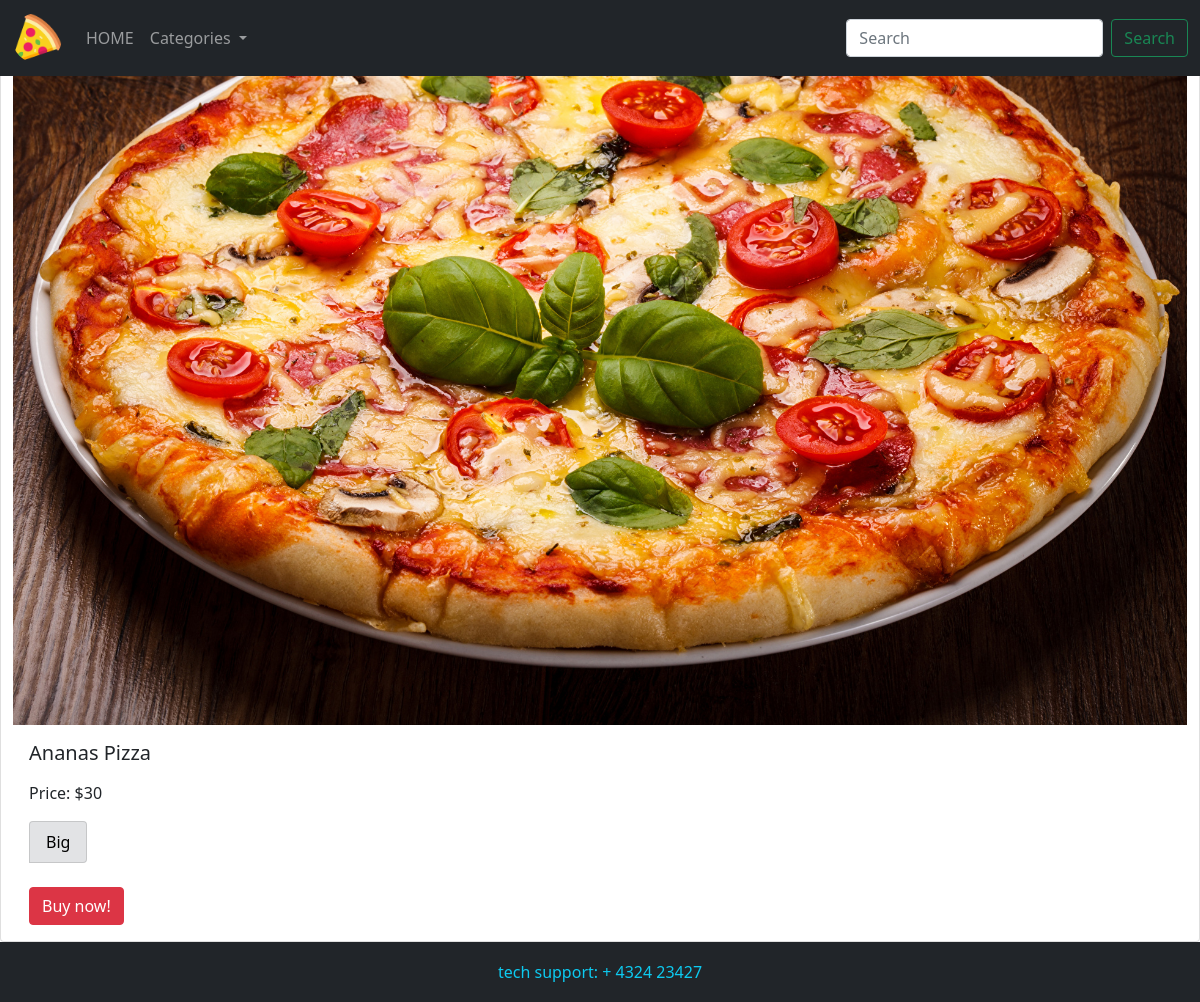
Page /products/7/ on the committed database.
### store/models.py (models this page shows, shortened)
class Product(models.Model):
    title = models.CharField(max_length=255, db_index=True)
    info = models.TextField(blank=True)
    price = models.IntegerField(default=0)
    categories = models.ManyToManyField("Category", blank=True, related_name="products")
    image = models.ImageField(upload_to="images/", default="image/default.jpg")

class Category(models.Model):
    title = models.CharField(max_length=255)
    def get_absolute_url(self):
        return reverse("category_detail_url", kwargs={"pk": self.pk})

### store/views.py (the view)
# urls.py: path('products/<int:pk>/', ProductDetailView.as_view(), name="product_detail_url"),
class ProductDetailView(DetailView, CategoryMixin):
    model = Product

### store/utils.py (called while the page is built)
    def get_context_data(self, **kwargs):
        context = super().get_context_data(**kwargs)
        context['category_list'] = Category.objects.all()
        return context

### store/templates/store/product_detail.html (shortened to what this page needs)
{% extends "store/index.html" %}
{% block content %}
<div class="card">
    <img src="{{ product.image.url}}" class="card-img-top" alt="Pizza">
    <div class="card-body">
        <h5 class="card-title">{{ product.title }}</h5>
        <p class="card-text">Price: ${{ product.price }}</p>
        <ul class="list-group list-group-horizontal">
            {% for category in product.categories.all %}
            <li class="list-group-item list-group-item-secondary">
                <a class="link-category"
                 href="{{ category.get_absolute_url }}">{{ category.title }}</a>
                </li>
            {% endfor %}
        </ul>
        <br>
        <button type="button" class="btn btn-danger" data-bs-toggle="modal" data-bs-target="#exampleModal">
            Buy now!
        </button>
    </div>
</div>
{% endblock content %}

### static/css/style.css (style rules this page uses)
a { text-decoration: none; }
.link-category { color: black; }

### rows in the picture
Product: image (picture), title "Ananas Pizza", price "30"
Category: title "Big"
